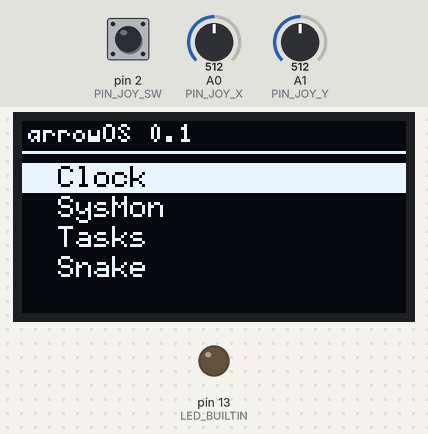
This sketch was run on a simulated Arduino Uno, built with avr-gcc and run on an emulated ATmega328P. On the bench: 128×64 one-colour display, output pins drawn as LEDs (lit = HIGH). Dashed ring = blinking. Inputs (shaded band) come from the test bench; at power-on: A0 (PIN_JOY_X) = 512, pin 2 (PIN_JOY_SW) HIGH, A1 (PIN_JOY_Y) = 512. Random numbers use the default seed unless the sketch sets one; what the sketch prints to the serial monitor is not drawn.

Above: at 2.6 s.
2.7 s: A0 (PIN_JOY_X) set to 751
At 3.4 s:
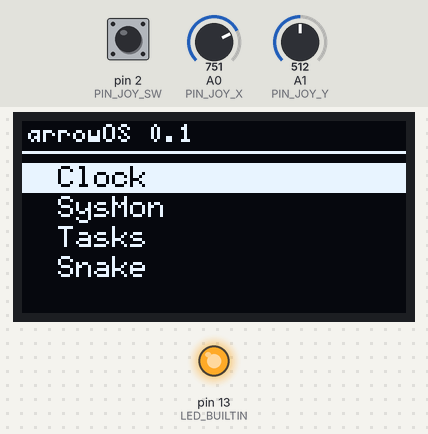
4.3 s: A0 (PIN_JOY_X) set to 780
At 4.7 s:
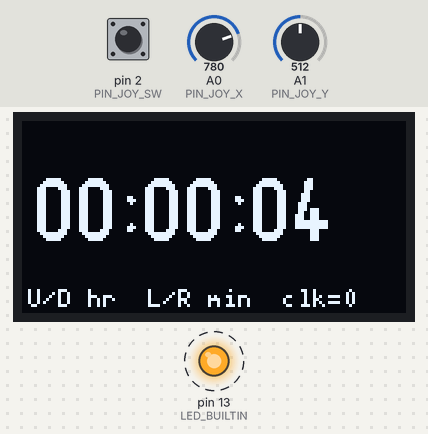
6.8 s: pin 2 (PIN_JOY_SW) pulled LOW for 0.3 s
At 8.16 s:
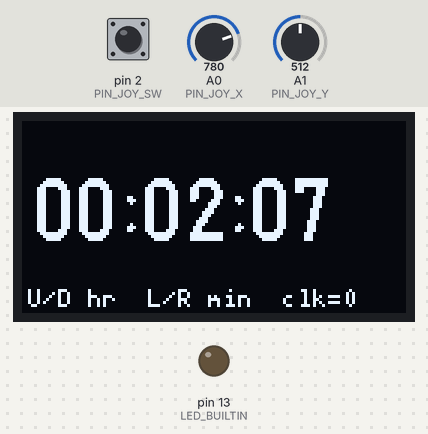
Timing chart, 0 to 15.0 s (numbered marks = the images above; inputs shaded):
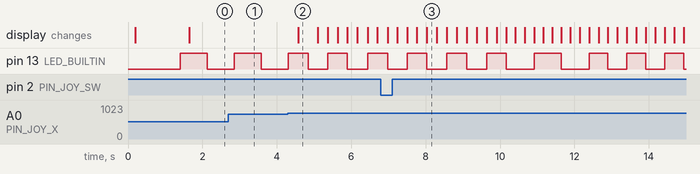

The sketch:

arrowOS_core.ino
```cpp
/* ================================================================
   arrowOS v0.1  -  CORE BUILD (single file)
   A cooperative multitasking OS for the Arduino UNO R3
   ----------------------------------------------------------------
   HARDWARE
     Elegoo UNO R3          ATmega328P, 32K flash, 2K SRAM
     SSD1306 128x64 OLED    GND->GND  VCC->5V  SCL->A5  SDA->A4
     KY-023 joystick        GND->GND  +5V->5V  VRx->A0  VRy->A1  SW->D2
     Leave A3 empty - it is read as a random seed.

   LIBRARY
     Install "U8g2" by oliver  (Tools > Manage Libraries)
     Do NOT use Adafruit_SSD1306 - it eats 1024 bytes of SRAM.

   CONTROLS
     stick        navigate / play
     click        select / confirm
     hold 0.6s    HOME - back to the Shell from anywhere

   THE ONE RULE
     onDraw() runs 8x per frame, once per 8-pixel page.
     Logic goes in onLoop(). Pixels go in onDraw(). Never mix them.
   ================================================================ */

#include <Arduino.h>
#include <Wire.h>
#include <U8g2lib.h>

/* ================================================================
   CONFIG
   ================================================================ */
#define AOS_VERSION   "0.1"
#define AOS_MAX_TASKS 8
#define AOS_NAME_LEN  10

#define PIN_JOY_X       A0
#define PIN_JOY_Y       A1
#define PIN_JOY_SW      2

#define JOY_DEADZONE    250   /* counts away from 512 before it registers */
#define JOY_REPEAT_MS   160   /* auto-repeat while held                   */
#define JOY_DELAY_MS    400   /* pause before auto-repeat kicks in        */
#define LONGPRESS_MS    600   /* hold this long = HOME                    */
#define JOY_INVERT_Y    1     /* set to 0 if up/down feel backwards       */

#define FRAME_MS        50    /* ~20 fps redraw cap */

/* ================================================================
   TYPES  (must stay above the first function definition)
   ================================================================ */
enum : uint8_t {
  EV_NONE = 0,
  EV_UP, EV_DOWN, EV_LEFT, EV_RIGHT,
  EV_CLICK,
  EV_HOME
};

enum : uint8_t {
  TS_EMPTY = 0,
  TS_READY,
  TS_SLEEPING,
  TS_SUSPENDED
};

typedef void (*TaskFn)();
typedef void (*EventFn)(uint8_t ev);

/* 16 bytes per task. 8 tasks = 128 bytes of your 2048. */
struct Task {
  const char *name;      /* pointer into PROGMEM, not SRAM */
  TaskFn      onStart;
  TaskFn      onLoop;
  TaskFn      onDraw;
  EventFn     onEvent;
  uint32_t    wakeAt;
  uint8_t     state;
  uint8_t     flags;
};

#define TF_NONE       0x00
#define TF_BACKGROUND 0x01   /* hidden from the Shell menu */

/* ================================================================
   GLOBALS
   ================================================================ */
Task    kTasks[AOS_MAX_TASKS];
uint8_t kTaskCount = 0;

static int8_t   curPid    = -1;   /* who is running right now */
static int8_t   focusPid  = 0;    /* who owns the screen      */
static uint32_t ticks     = 0;
static uint32_t lastFrame = 0;

/* The "_1_" means 1 page buffer = 128 bytes of SRAM.
   If you have an SH1106 (1.3" panel) swap this for:
   U8G2_SH1106_128X64_NONAME_1_HW_I2C oled(U8G2_R0, U8X8_PIN_NONE); */
U8G2_SSD1306_128X64_NONAME_1_HW_I2C oled(U8G2_R0, U8X8_PIN_NONE);

static bool     btnDown    = false;
static bool     longFired  = false;
static uint32_t pressedAt  = 0;
static bool     centered   = true;
static uint32_t nextRepeat = 0;

/* task names live in flash */
const char nShell[] PROGMEM = "Shell";
const char nClock[] PROGMEM = "Clock";
const char nSys[]   PROGMEM = "SysMon";
const char nTask[]  PROGMEM = "Tasks";
const char nSnake[] PROGMEM = "Snake";
const char nBeat[]  PROGMEM = "Heartbeat";

/* ================================================================
   DISPLAY
   ================================================================ */
static void display_init() {
  oled.setBusClock(400000);   /* must come before begin() */
  oled.begin();
  oled.setFontMode(1);
  oled.setDrawColor(1);
}
static void display_begin() { oled.firstPage(); }
static bool display_next()  { return oled.nextPage(); }

/* ================================================================
   INPUT  -  KY-023 joystick to kernel events
   ================================================================ */
static void input_init() {
  pinMode(PIN_JOY_SW, INPUT_PULLUP);   /* switch is active LOW */
}

static uint8_t input_poll() {
  uint32_t now = millis();

  /* ---- button ---- */
  bool down = (digitalRead(PIN_JOY_SW) == LOW);

  if (down && !btnDown) {
    btnDown   = true;
    longFired = false;
    pressedAt = now;
  } else if (down && btnDown && !longFired && (now - pressedAt) >= LONGPRESS_MS) {
    longFired = true;
    return EV_HOME;
  } else if (!down && btnDown) {
    btnDown = false;
    if (!longFired) return EV_CLICK;
  }

  /* ---- stick ---- */
  int x = analogRead(PIN_JOY_X) - 512;
  int y = analogRead(PIN_JOY_Y) - 512;
#if JOY_INVERT_Y
  y = -y;
#endif

  uint8_t dir = EV_NONE;
  if (abs(x) > JOY_DEADZONE || abs(y) > JOY_DEADZONE) {
    if (abs(x) > abs(y)) dir = (x > 0) ? EV_RIGHT : EV_LEFT;
    else                 dir = (y > 0) ? EV_UP    : EV_DOWN;
  }

  if (dir == EV_NONE) { centered = true; return EV_NONE; }

  if (centered) {                    /* first flick fires immediately */
    centered   = false;
    nextRepeat = now + JOY_DELAY_MS;
    return dir;
  }
  if ((int32_t)(now - nextRepeat) >= 0) {
    nextRepeat = now + JOY_REPEAT_MS;
    return dir;
  }
  return EV_NONE;
}

/* ================================================================
   KERNEL
   ================================================================ */
static void kernel_init() {
  for (uint8_t i = 0; i < AOS_MAX_TASKS; i++) kTasks[i].state = TS_EMPTY;
  kTaskCount = 0;
  ticks = 0;
}

static int8_t kernel_spawn(const char *nameP, TaskFn onStart, TaskFn onLoop,
                           TaskFn onDraw, EventFn onEvent, uint8_t flags) {
  if (kTaskCount >= AOS_MAX_TASKS) return -1;

  Task &t   = kTasks[kTaskCount];
  t.name    = nameP;
  t.onStart = onStart;
  t.onLoop  = onLoop;
  t.onDraw  = onDraw;
  t.onEvent = onEvent;
  t.wakeAt  = 0;
  t.state   = TS_READY;
  t.flags   = flags;

  int8_t pid = (int8_t)kTaskCount++;
  if (t.onStart) { curPid = pid; t.onStart(); curPid = -1; }
  return pid;
}

static void kernel_focus(int8_t pid) {
  if (pid >= 0 && pid < (int8_t)kTaskCount) focusPid = pid;
}
static int8_t   kernel_focused() { return focusPid; }
static int8_t   kernel_self()    { return curPid;   }
static uint32_t kernel_ticks()   { return ticks;    }

static void task_sleep(uint16_t ms) {
  if (curPid < 0) return;
  kTasks[curPid].wakeAt = millis() + ms;
  kTasks[curPid].state  = TS_SLEEPING;
}

static void task_name(int8_t pid, char *out) {
  if (pid < 0 || pid >= (int8_t)kTaskCount) { out[0] = 0; return; }
  strncpy_P(out, kTasks[pid].name, AOS_NAME_LEN);
  out[AOS_NAME_LEN] = 0;
}

static uint8_t task_state(int8_t pid) {
  if (pid < 0 || pid >= (int8_t)kTaskCount) return TS_EMPTY;
  return kTasks[pid].state;
}

/* Gap between the top of the heap and the current stack pointer. */
extern int  __heap_start;
extern int *__brkval;
static int freeRam() {
  int v;
  return (int)&v - (__brkval == 0 ? (int)&__heap_start : (int)__brkval);
}

/* One scheduler pass. */
static void kernel_run() {
  ticks++;
  uint32_t now = millis();

  /* ---- 1. input ---- */
  uint8_t ev = input_poll();
  if (ev == EV_HOME) {
    kernel_focus(0);
  } else if (ev != EV_NONE) {
    Task &f = kTasks[focusPid];
    if (f.onEvent) { curPid = focusPid; f.onEvent(ev); curPid = -1; }
  }

  /* ---- 2. round robin ---- */
  for (uint8_t i = 0; i < kTaskCount; i++) {
    Task &t = kTasks[i];

    /* signed compare so millis() rollover cannot strand a task */
    if (t.state == TS_SLEEPING && (int32_t)(now - t.wakeAt) >= 0)
      t.state = TS_READY;

    if (t.state != TS_READY || !t.onLoop) continue;

    curPid = (int8_t)i;
    t.onLoop();
    curPid = -1;
  }

  /* ---- 3. render the focused task, page by page ---- */
  if ((uint32_t)(now - lastFrame) >= FRAME_MS) {
    lastFrame = now;
    Task &f = kTasks[focusPid];
    if (f.onDraw) {
      curPid = focusPid;
      display_begin();
      do { f.onDraw(); } while (display_next());
      curPid = -1;
    }
  }
}

/* ================================================================
   APP: SHELL   (pid 0)
   ================================================================ */
static uint8_t shSel = 0;

static uint8_t shellCount() {
  uint8_t n = 0;
  for (uint8_t i = 1; i < kTaskCount; i++)
    if (!(kTasks[i].flags & TF_BACKGROUND)) n++;
  return n;
}

static int8_t shellPidAt(uint8_t idx) {
  uint8_t n = 0;
  for (uint8_t i = 1; i < kTaskCount; i++) {
    if (kTasks[i].flags & TF_BACKGROUND) continue;
    if (n == idx) return (int8_t)i;
    n++;
  }
  return -1;
}

static void shellDraw() {
  char buf[AOS_NAME_LEN + 1];

  oled.setFont(u8g2_font_5x7_tf);
  oled.drawStr(2, 7, "arrowOS " AOS_VERSION);
  oled.drawHLine(0, 10, 128);

  oled.setFont(u8g2_font_6x10_tf);
  uint8_t n = shellCount();
  for (uint8_t i = 0; i < n && i < 5; i++) {
    task_name(shellPidAt(i), buf);
    uint8_t y = 22 + i * 10;
    if (i == shSel) {
      oled.drawBox(0, y - 8, 128, 10);
      oled.setDrawColor(0);
      oled.drawTriangle(3, y - 7, 3, y - 1, 8, y - 4);   /* the mark */
      oled.drawStr(12, y, buf);
      oled.setDrawColor(1);
    } else {
      oled.drawStr(12, y, buf);
    }
  }
}

static void shellEvent(uint8_t ev) {
  uint8_t n = shellCount();
  if (!n) return;
  if      (ev == EV_DOWN) shSel = (uint8_t)((shSel + 1) % n);
  else if (ev == EV_UP)   shSel = (uint8_t)((shSel + n - 1) % n);
  else if (ev == EV_CLICK || ev == EV_RIGHT) {
    int8_t pid = shellPidAt(shSel);
    if (pid > 0) kernel_focus(pid);
  }
}

/* ================================================================
   APP: CLOCK
   ================================================================ */
static uint32_t clkOffset = 0;   /* seconds */

static void clockDraw() {
  uint32_t t = (millis() / 1000UL) + clkOffset;
  unsigned s = (unsigned)(t % 60);
  unsigned m = (unsigned)((t / 60) % 60);
  unsigned h = (unsigned)((t / 3600) % 24);

  char buf[9];
  snprintf(buf, sizeof(buf), "%02u:%02u:%02u", h, m, s);

  oled.setFont(u8g2_font_logisoso20_tn);
  oled.drawStr(4, 40, buf);

  oled.setFont(u8g2_font_5x7_tf);
  oled.drawStr(2, 62, "U/D hr  L/R min  clk=0");
}

static void clockEvent(uint8_t ev) {
  switch (ev) {
    case EV_UP:    clkOffset = (clkOffset + 3600) % 86400UL;           break;
    case EV_DOWN:  clkOffset = (clkOffset + 86400UL - 3600) % 86400UL; break;
    case EV_RIGHT: clkOffset = (clkOffset + 60) % 86400UL;             break;
    case EV_LEFT:  clkOffset = (clkOffset + 86400UL - 60) % 86400UL;   break;
    case EV_CLICK: clkOffset = 0;                                      break;
  }
}

/* ================================================================
   APP: SYSMON  -  free SRAM, scheduler rate, uptime
   ================================================================ */
static int      sysFree    = 0;
static uint16_t sysRate    = 0;
static uint32_t sysLastMs  = 0;
static uint32_t sysLastTick = 0;

static void sysLoop() {
  uint32_t now = millis();
  if ((uint32_t)(now - sysLastMs) < 1000) return;
  uint32_t tk = kernel_ticks();
  sysRate     = (uint16_t)(tk - sysLastTick);
  sysLastTick = tk;
  sysLastMs   = now;
  sysFree     = freeRam();
}

static void sysDraw() {
  char line[22];

  oled.setFont(u8g2_font_5x7_tf);
  oled.drawStr(2, 7, "SYSMON");
  oled.drawHLine(0, 10, 128);

  snprintf(line, sizeof(line), "SRAM free: %d B", sysFree);
  oled.drawStr(2, 22, line);

  uint8_t w = (uint8_t)((long)sysFree * 124L / 2048L);
  if (w > 124) w = 124;
  oled.drawFrame(2, 26, 124, 8);
  oled.drawBox(2, 26, w, 8);

  snprintf(line, sizeof(line), "sched: %u pass/s", sysRate);
  oled.drawStr(2, 46, line);

  snprintf(line, sizeof(line), "uptime: %lus", (unsigned long)(millis() / 1000UL));
  oled.drawStr(2, 56, line);
}

/* ================================================================
   APP: TASKS  -  live task table
   ================================================================ */
static void tasksDraw() {
  char name[AOS_NAME_LEN + 1];
  char line[24];

  oled.setFont(u8g2_font_5x7_tf);
  oled.drawStr(2, 7, "PID NAME        ST");
  oled.drawHLine(0, 10, 128);

  for (uint8_t i = 0; i < kTaskCount && i < 7; i++) {
    task_name((int8_t)i, name);
    char st;
    switch (task_state((int8_t)i)) {
      case TS_READY:     st = 'R'; break;
      case TS_SLEEPING:  st = 'S'; break;
      case TS_SUSPENDED: st = 'X'; break;
      default:           st = '-'; break;
    }
    snprintf(line, sizeof(line), " %u  %-10s  %c", i, name, st);
    oled.drawStr(2, 19 + i * 7, line);
  }
}

/* ================================================================
   APP: SNAKE  -  16x8 grid of 8px cells
   ================================================================ */
#define SN_W    16
#define SN_H     8
#define SN_MAX  48

static uint8_t snBody[SN_MAX];
static uint8_t snLen, snDir, snFood;
static bool    snDead;
static int8_t  snPid = -1;

static uint8_t snPack(uint8_t x, uint8_t y) { return (uint8_t)(y * SN_W + x); }
static uint8_t snX(uint8_t p)               { return (uint8_t)(p % SN_W);     }
static uint8_t snY(uint8_t p)               { return (uint8_t)(p / SN_W);     }

static void snPlaceFood() {
  bool clash;
  do {
    snFood = snPack((uint8_t)random(SN_W), (uint8_t)random(SN_H));
    clash = false;
    for (uint8_t i = 0; i < snLen; i++)
      if (snBody[i] == snFood) { clash = true; break; }
  } while (clash);
}

static void snakeStart() {
  randomSeed(analogRead(A3));   /* A3 floats -> decent entropy */
  snLen  = 3;
  snDir  = EV_RIGHT;
  snDead = false;
  snBody[0] = snPack(8, 4);
  snBody[1] = snPack(7, 4);
  snBody[2] = snPack(6, 4);
  snPlaceFood();
}

static void snakeLoop() {
  /* only tick while the player is actually looking at us */
  if (kernel_focused() != snPid || snDead) { task_sleep(120); return; }

  uint8_t hx = snX(snBody[0]);
  uint8_t hy = snY(snBody[0]);
  switch (snDir) {
    case EV_UP:   hy = (uint8_t)((hy + SN_H - 1) % SN_H); break;
    case EV_DOWN: hy = (uint8_t)((hy + 1) % SN_H);        break;
    case EV_LEFT: hx = (uint8_t)((hx + SN_W - 1) % SN_W); break;
    default:      hx = (uint8_t)((hx + 1) % SN_W);        break;
  }
  uint8_t head = snPack(hx, hy);

  for (uint8_t i = 0; i < snLen; i++)
    if (snBody[i] == head) { snDead = true; return; }

  for (uint8_t i = snLen; i > 0; i--) snBody[i] = snBody[i - 1];
  snBody[0] = head;

  if (head == snFood) {
    if (snLen < SN_MAX - 1) snLen++;
    snPlaceFood();
  }
  task_sleep(170);
}

static void snakeDraw() {
  for (uint8_t i = 0; i < snLen; i++)
    oled.drawBox(snX(snBody[i]) * 8 + 1, snY(snBody[i]) * 8 + 1, 6, 6);

  oled.drawFrame(snX(snFood) * 8 + 1, snY(snFood) * 8 + 1, 6, 6);

  if (snDead) {
    char line[20];
    oled.setDrawColor(0);
    oled.drawBox(10, 22, 108, 20);
    oled.setDrawColor(1);
    oled.drawFrame(10, 22, 108, 20);
    oled.setFont(u8g2_font_5x7_tf);
    snprintf(line, sizeof(line), "DEAD  len %u  clk", snLen);
    oled.drawStr(16, 35, line);
  }
}

static void snakeEvent(uint8_t ev) {
  if (snDead) { if (ev == EV_CLICK) snakeStart(); return; }
  if (ev == EV_UP    && snDir != EV_DOWN)  snDir = EV_UP;
  if (ev == EV_DOWN  && snDir != EV_UP)    snDir = EV_DOWN;
  if (ev == EV_LEFT  && snDir != EV_RIGHT) snDir = EV_LEFT;
  if (ev == EV_RIGHT && snDir != EV_LEFT)  snDir = EV_RIGHT;
}

/* ================================================================
   APP: HEARTBEAT  -  background task, proves the OS multitasks.
   Blinks pin 13 forever no matter which app you are in.
   ================================================================ */
static bool beatOn = false;

static void beatStart() { pinMode(LED_BUILTIN, OUTPUT); }

static void beatLoop() {
  beatOn = !beatOn;
  digitalWrite(LED_BUILTIN, beatOn ? HIGH : LOW);
  task_sleep(500);
}

/* ================================================================
   REGISTRY  -  order here is the order in the Shell menu
   ================================================================ */
static void apps_register() {
  kernel_spawn(nShell, NULL, NULL,    shellDraw, shellEvent, TF_NONE);  /* pid 0 */
  kernel_spawn(nClock, NULL, NULL,    clockDraw, clockEvent, TF_NONE);
  kernel_spawn(nSys,   NULL, sysLoop, sysDraw,   NULL,       TF_NONE);
  kernel_spawn(nTask,  NULL, NULL,    tasksDraw, NULL,       TF_NONE);
  snPid = kernel_spawn(nSnake, snakeStart, snakeLoop, snakeDraw, snakeEvent, TF_NONE);
  kernel_spawn(nBeat,  beatStart, beatLoop, NULL, NULL,      TF_BACKGROUND);
}

/* ================================================================
   BOOT
   ================================================================ */
/* The logo mark, drawn from the same grid as the SVG.
   u = pixels per cell, so u=2 gives an 18x18 mark. */
static void drawMark(uint8_t ox, uint8_t oy, uint8_t u) {
  oled.drawBox(ox, oy + 3 * u, 4 * u, 3 * u);          /* shaft */
  for (uint8_t c = 0; c < 5; c++)                       /* head: 9-7-5-3-1 */
    oled.drawBox(ox + (4 + c) * u, oy + c * u, u, (uint8_t)((9 - 2 * c) * u));
}

static void splash() {
  display_begin();
  do {
    drawMark(4, 20, 2);

    oled.setFont(u8g2_font_10x20_tf);
    oled.drawStr(30, 36, "arrowOS");
    oled.setFont(u8g2_font_5x7_tf);
    oled.drawStr(30, 48, "v" AOS_VERSION "  booting...");
  } while (display_next());
  delay(1200);
}

void setup() {
  Serial.begin(9600);

  display_init();
  input_init();
  splash();

  kernel_init();
  apps_register();
  kernel_focus(0);

  Serial.println(F("arrowOS " AOS_VERSION " up"));
  Serial.print(F("free SRAM: "));
  Serial.println(freeRam());
}

void loop() {
  kernel_run();
}

/* ================================================================
   ADDING YOUR OWN APP

     const char nMine[] PROGMEM = "MyApp";
     static uint8_t counter = 0;

     static void mineLoop()  { counter++; task_sleep(100); }
     static void mineDraw()  { char b[16];
                               snprintf(b, sizeof(b), "n=%u", counter);
                               oled.setFont(u8g2_font_6x10_tf);
                               oled.drawStr(4, 30, b); }
     static void mineEvent(uint8_t ev) { if (ev == EV_CLICK) counter = 0; }

   Then add one line inside apps_register():

     kernel_spawn(nMine, NULL, mineLoop, mineDraw, mineEvent, TF_NONE);

   It shows up in the Shell menu on its own. Raise AOS_MAX_TASKS
   if you go past 8 tasks.
   ================================================================ */
```

Measured:
- the behaviour switches between 762 and 763 on A0 (PIN_JOY_X) (found by bisection; images 1 and 2)
- after the input at 4.3 s, the display: changes after 0.27 s (image 2)
- what the display in image 2 shows lasts 0.5 s, from 4.6 s to 5.1 s
